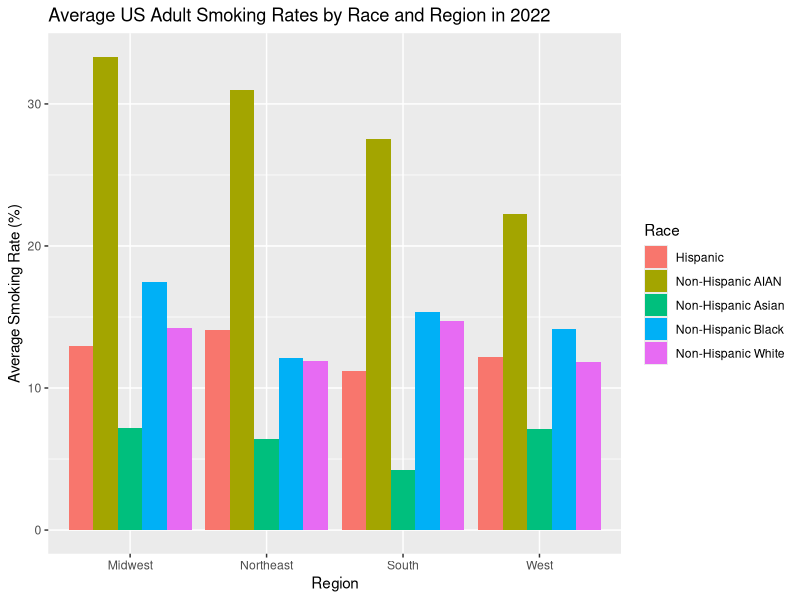
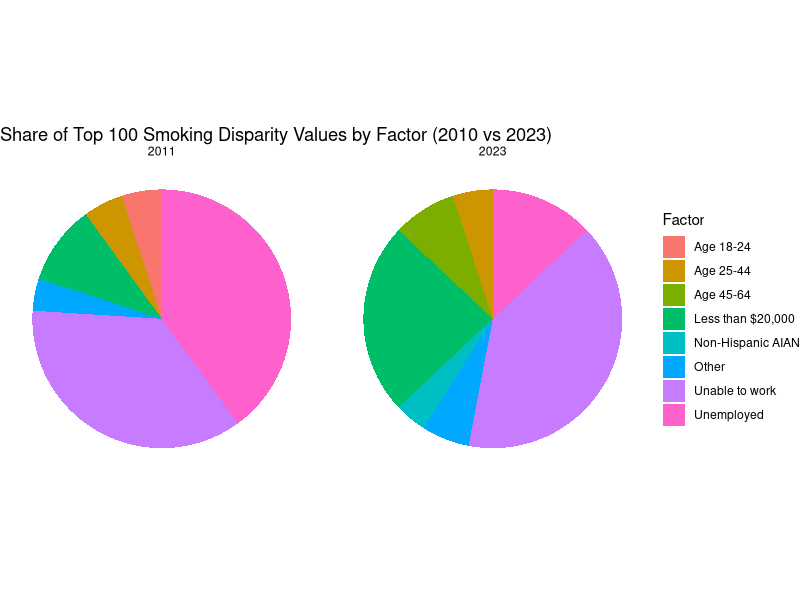
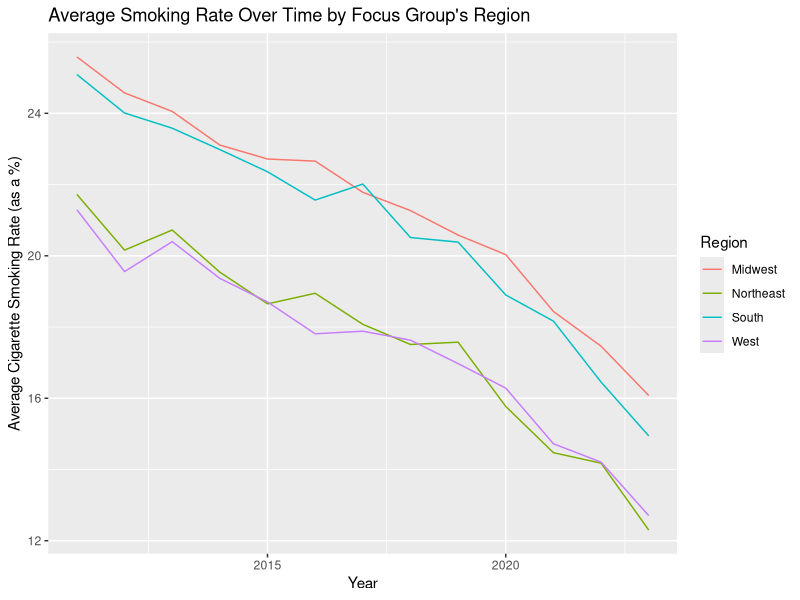
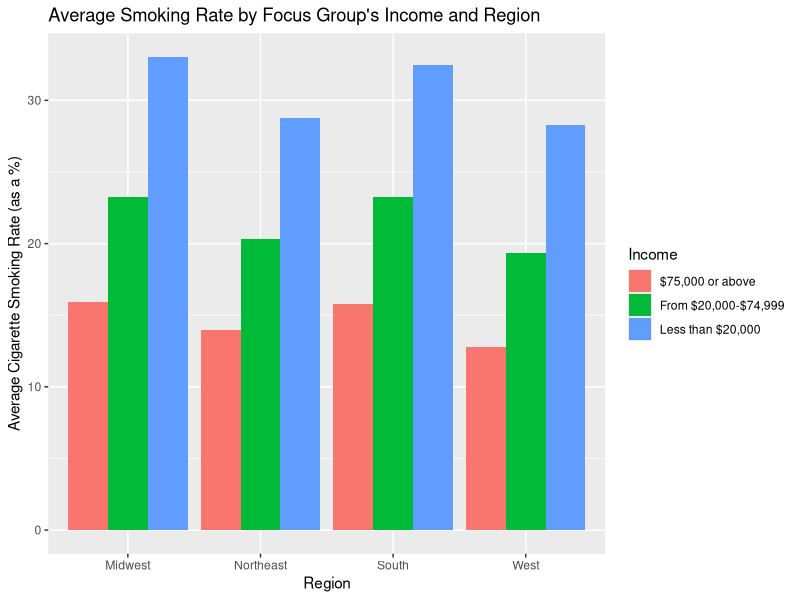
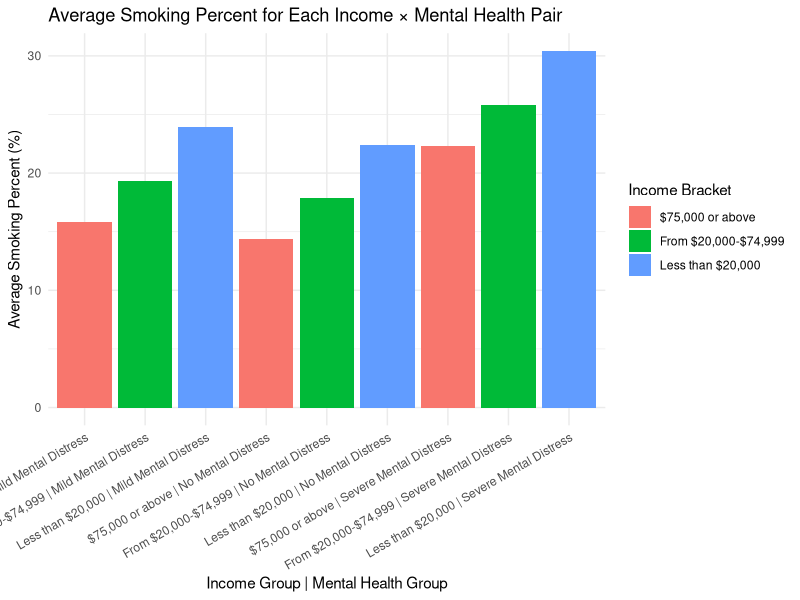
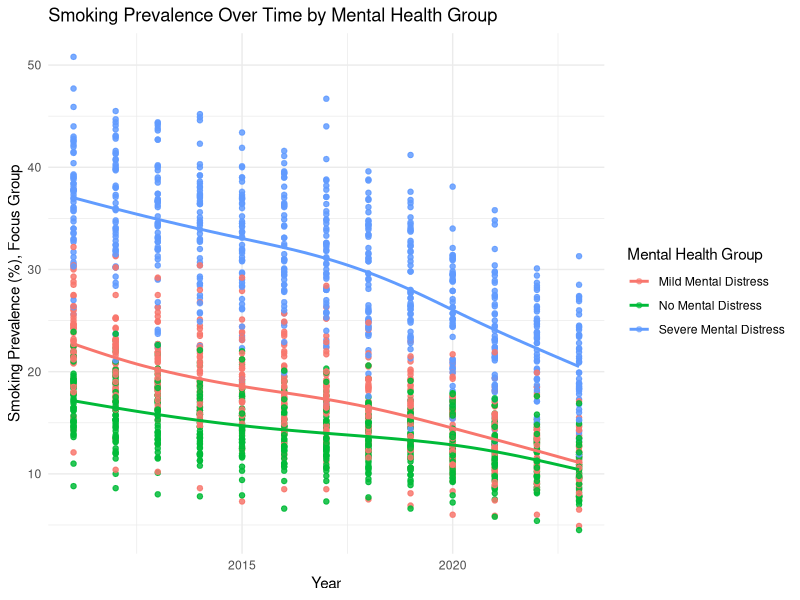

Write the R code that produced these figures, in order.
## ---- chunk 1
knitr::opts_chunk$set(echo = TRUE)
library(tidyverse)

## ---- chunk 2

age <- read_csv("data/Age-Related_Disparities_in_Cigarette_Smoking_Among_Adults_20251101.csv")

employment <- read_csv("data/Employment-Related_Disparities_in_Cigarette_Smoking_Among_Adults_20251101.csv")

income <- read_csv("data/Income-Related_Disparities_in_Cigarette_Smoking_Among_Adults_20251101.csv")

m_health <- read_csv("data/Mental_Health-Related_Disparities_in_Cigarette_Smoking_Among_Adults_20251101.csv")

race <- read_csv("data/Race_and_Ethnic_Disparities_in_Cigarette_Smoking_Among_Adults_20251101.csv")

## ---- chunk 3
# Merging all tables into one. This only requires bind_rows since all variable names are the same across all five tables.

tobacco_chr <- bind_rows(age, employment, income, m_health, race)
## ---- chunk 4
# Converting quantitative variables to numeric datatypes

tobacco <- tobacco_chr |>
  mutate(across(c(`Cigarette Use Prevalence % (Focus group)`,
                   `Cigarette Use Prevalence % (Reference group)`,
                   `Disparity Value`),
                as.numeric))
## ---- chunk 5
n_distinct(tobacco$`Tobacco Use`)

# The "tobacco use" column is useless since it only says "Cigarette Use Among Adults". Therefore let's get rid of it.
tobacco <- tobacco |>
  select(-`Tobacco Use`)
## ---- chunk 6
tobacco <- tobacco |>
  group_by(`Year`,
           `State`,
           `Demographic`,
           `Comparing (Focus group)`,
           `Cigarette Use Prevalence % (Focus group)`)|>
  mutate(`Mean Disparity Value (Focus Group)` = mean(`Disparity Value`))

# Creating a new column which assigns each state to a designated region based on the Census Regions and Divisions of the United States.

tobacco_region <- tobacco |>
  mutate(
    region = case_when(
      State %in% c(
        "Maine","New Hampshire","Vermont","Massachusetts","Rhode Island","Connecticut",
        "New York","New Jersey","Pennsylvania"
      ) ~ "Northeast",
      
      State %in% c(
        "Ohio","Indiana","Illinois","Michigan","Wisconsin",
        "Minnesota","Iowa","Missouri","North Dakota","South Dakota","Nebraska","Kansas"
      ) ~ "Midwest",
      
      State %in% c(
        "Delaware","Maryland","District of Columbia","Virginia","West Virginia",
        "North Carolina","South Carolina","Georgia","Florida",
        "Kentucky","Tennessee","Mississippi","Alabama",
        "Oklahoma","Texas","Arkansas","Louisiana"
      ) ~ "South",
      
      State %in% c(
        "Idaho","Montana","Wyoming","Nevada","Utah","Colorado","Arizona","New Mexico",
        "Alaska","Washington","Oregon","California","Hawaii"
      ) ~ "West",))

tobacco_region

#To check for NA values.
tobacco_region |>
  filter(is.na(region))
## ---- chunk 7

tobacco_region |>
  filter(Year == 2022, Demographic == "Race and Ethnicity") |>
 
  group_by(Race = `Comparing (Focus group)`, region) |>
  summarize(race_mean = mean(`Cigarette Use Prevalence % (Focus group)`, na.rm = TRUE)) |>
 
  ggplot(aes(x = region, y = race_mean, fill = Race)) + geom_col(position = "dodge") +
  labs(title = "Average US Adult Smoking Rates by Race and Region in 2022",
       x = "Region", y = "Average Smoking Rate (%)", fill = "Race")

## ---- chunk 8

tobacco_region |>
  ungroup() |>
  filter(Year %in% c(2011, 2023)) |>
  select(Year, `Comparing (Focus group)`, `Disparity Value`) |>
  drop_na(`Disparity Value`) |>
  group_by(Year) |>
  slice_max(`Disparity Value`, n = 100, with_ties = F) |>
  add_count(`Comparing (Focus group)`, name = "n_fg") |>
  mutate(FocusGroup2 = ifelse(n_fg <= 3,
                              "Other",
                              `Comparing (Focus group)`)) |>
  ggplot(aes(x = "", fill = FocusGroup2)) +
  geom_bar(width = 1) +
  coord_polar(theta = "y") +
  facet_wrap(~ Year) +
  labs(title = "Share of Top 100 Smoking Disparity Values by Factor (2010 vs 2023)",
      x = NULL, y = NULL,
      fill = "Factor") +
  theme_void()
## ---- chunk 9
tobacco_region |> group_by(`Year`, region) |> 
  summarize(avg = mean(`Cigarette Use Prevalence % (Focus group)`, na.rm = T)) |>
  
  ggplot() + geom_line(aes(x = `Year`, 
                           y = avg, color = region)) +
    labs(title = "Average Smoking Rate Over Time by Focus Group's Region",
         y = "Average Cigarette Smoking Rate (as a %)",
         color = "Region")
## ---- chunk 10
tobacco_region |> filter(`Demographic` == "Income") |> group_by(`Comparing (Focus group)`, `region`) |>
  summarize(avg = mean(`Cigarette Use Prevalence % (Focus group)`, na.rm = T)) |>
  
  ggplot(aes(fill = `Comparing (Focus group)`, y = avg, x = region)) + geom_col(position = "dodge") +
    labs(title = "Average Smoking Rate by Focus Group's Income and Region",
         x = "Region",
         y = "Average Cigarette Smoking Rate (as a %)",
         fill = "Income")
## ---- chunk 11
# Step 1: Convert to numeric (already done above)
m_health_numeric <- m_health %>%
  mutate(across(c(`Cigarette Use Prevalence % (Focus group)`,
                  `Cigarette Use Prevalence % (Reference group)`,
                  `Disparity Value`),
                as.numeric))

income_numeric <- income %>%
  mutate(across(c(`Cigarette Use Prevalence % (Focus group)`,
                  `Cigarette Use Prevalence % (Reference group)`,
                  `Disparity Value`),
                as.numeric))

# Step 2: Keep key columns
m_health_clean <- m_health_numeric %>%
  select(State, Year,
         MentalHealth = `Comparing (Focus group)`,
         MH_Smoking = `Cigarette Use Prevalence % (Focus group)`)

income_clean <- income_numeric %>%
  select(State, Year,
         Income = `Comparing (Focus group)`,
         Income_Smoking = `Cigarette Use Prevalence % (Focus group)`)

# Step 3: Merge CONDITIONALLY with many-to-many allowed
merged <- income_clean %>%
  inner_join(m_health_clean,
             by = c("State", "Year"),
             relationship = "many-to-many")

# Step 4: Calculate avg smoking for each Income × MentalHealth pair
plot_df <- merged %>%
  group_by(Income, MentalHealth) %>%
  summarize(
    Avg_Smoking = mean(c(Income_Smoking, MH_Smoking), na.rm = TRUE),
    .groups = "drop"
  )

# Step 5: Plot one bar per pair
ggplot(plot_df,
       aes(x = interaction(Income, MentalHealth, sep = " | "),
           y = Avg_Smoking,
           fill = Income)) +
  geom_col() +
  labs(
    title = "Average Smoking Percent for Each Income × Mental Health Pair",
    x = "Income Group | Mental Health Group",
    y = "Average Smoking Percent (%)",
    fill = "Income Bracket"
  ) +
  theme_minimal() +
  theme(axis.text.x = element_text(angle = 30, hjust = 1))
## ---- chunk 12
# Convert smoking prevalence to numeric (as in your PDF)
m_health_numeric <- m_health %>%
  mutate(
    `Cigarette Use Prevalence % (Focus group)` =
      as.numeric(`Cigarette Use Prevalence % (Focus group)`)
  )

# Create scatterplot
ggplot(
  m_health_numeric,
  aes(
    x = Year,
    y = `Cigarette Use Prevalence % (Focus group)`,
    color = `Comparing (Focus group)`  # mental health category
  )
) +
  geom_point(alpha = 0.6) +
  geom_smooth(se = FALSE) +   # optional trend lines
  labs(
    title = "Smoking Prevalence Over Time by Mental Health Group",
    x = "Year",
    y = "Smoking Prevalence (%), Focus Group",
    color = "Mental Health Group"
  ) +
  theme_minimal()
